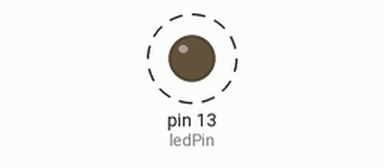
A sketch run on a simulated Arduino Uno, built with avr-gcc and run on an emulated ATmega328P. Parts: output pins drawn as LEDs (lit = HIGH). Dashed ring = blinking.

Above: at 0.5 s.
Timing chart, 0 to 4.6 s (numbered marks = the images above):
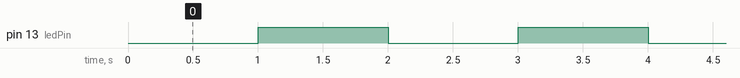

The sketch:

2ex-timer.ino
```cpp
// オンボードLEDのON/OFFプログラム（タイマ割込み）

#include <MsTimer2.h>            // タイマー割り込み用ヘッダファイル
const int ledPin =  13;  // オンボードLEDのデジタルピン番号

void setup() {
  pinMode(ledPin, OUTPUT);           // デジタルピン13を出力に設定
  MsTimer2::set(1000, blink);     // 1000ms毎にblink( )割込み関数を呼び出し
  MsTimer2::start();             // タイマー割り込み開始
}

void loop() {
}

void blink() {
  static int state = HIGH;
  digitalWrite(ledPin, state);
  state = !state;              // 状態反転
}
```

Measured:
- by itself, pin 13 (ledPin): alternates HIGH for 1.0 s and LOW for 1.0 s
